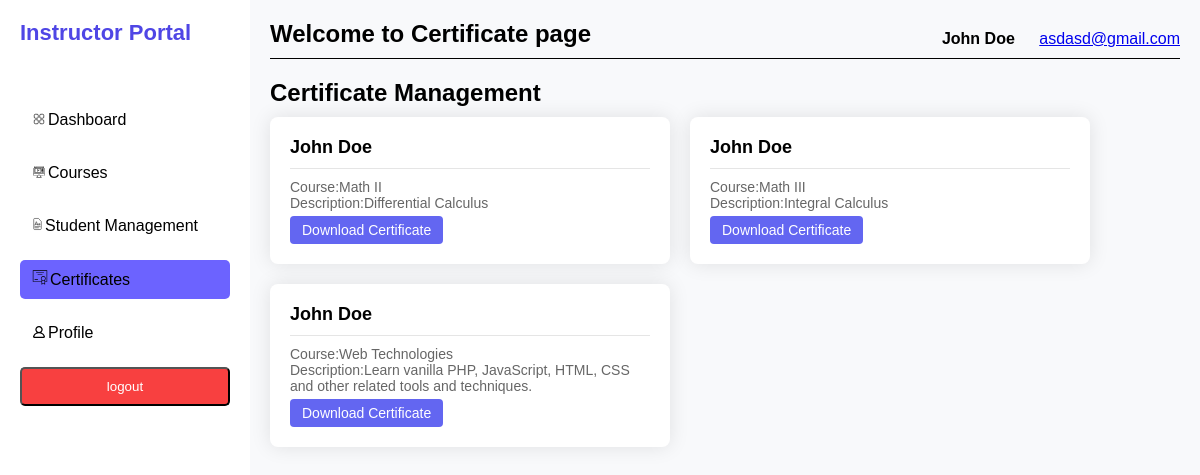
The page /view/instructor/certificates.php (signed in) on the database its author committed.
### tables this page shows
CREATE TABLE `course` (
  `course_id` int(11) NOT NULL,
  `instructor_id` int(11) NOT NULL,
  `title` varchar(255) NOT NULL,
  `description` text DEFAULT NULL
);

### model/instructor/db.php (called while the page is built, shortened)
<?php
class MyDB {
    private $conn;
    public function openConn() {
        $DBHost = "localhost";
        $DBUser = "root";
        $DBPassword = "";
        $DBName = "new_project";
        $this->conn = new mysqli($DBHost, $DBUser, $DBPassword, $DBName);
	return $this->conn;
    }
    public function getCoursesByInstructorId($instructor_id)
    {
        $sql = "SELECT * FROM course WHERE instructor_id = ?";
        $stmt = $this->conn->prepare($sql);
        $stmt->bind_param("i", $instructor_id);
        $stmt->execute();
        return $stmt->get_result();
    }
}
?>

### view/instructor/certificates.php (the view, shortened to what this page needs)
<?php
include '../../model/instructor/db.php';
$db = new MyDB();
$result = $db->getCoursesByInstructorId($_SESSION['instructor_id']);
?>
<!DOCTYPE html>
<html lang="en">
<head>
    <link rel="stylesheet" href="../../assets/css/instructor/certificates.css">
</head>
<body>
    <div class="container">
        <div class="sidebar">
            <h2>Instructor Portal</h2>
            <nav>
                <ul>
                    <li><a href="dashboard.php"><span><img src="../../assets/uploads/dashboard.svg"  width="18" height="12"></span>Dashboard</a></li>
                    <li><a href="courses.php"><span><img src="../../assets/uploads/course.svg"  width="18" height="12"></span>Courses</a></li>
                    <li><a href="Student_management.php"><span><img src="../../assets/uploads/grade.svg"  width="15" height="14"></span>Student Management</a></li>
                    <li><a href="certificates.php"  class="active"><span><img src="../../assets/uploads/certificate.svg"   width="20" height="15"></span>Certificates</a></li>
                    <li><a href="profile.php"><span><img src="../../assets/uploads/profile.svg"  width="18" height="12"></span>Profile</a></li>
                </ul>
            </nav>
            <form action="../../control/instructor/logout_control.php">
                <input type="submit" value="logout" class="logout">
            </form>
        </div>
        <div class="main-content">
            <div class="header">
            <h2>Welcome to Certificate page</h2>
                <div class="user-info">
                    <span>
                        <?php echo $_SESSION['full_name'] ?? '' ?>
                    </span>
                    <a href="mailto:">
                        <?php echo $_SESSION['email'] ?? ''?>
                    </a>
                </div>
            </div>
             <h2>Certificate Management</h2>
             <div class="certificate-management">
                <?php
                while ($row = $result->fetch_assoc()) {
                ?>
                <div class="certificate-card">
                    <div class="certificate-header">
                        <h3><span><?php echo $_SESSION['full_name'] ?? ''; ?></span></h3>
                    </div>
                    <div class="certificate-details">
                    <p>Course:<?php echo $row['title']; ?></p>
                    <p>Description:<?php echo $row['description']; ?></p>
                        <button class="download-certificate">Download Certificate</button>
                    </div>
                </div>
                <?php
                }
                ?>
            </div>
        </div>
    </div>
</body>
</html>

### assets/css/instructor/certificates.css (style rules this page uses)
* { margin: 0; padding: 0; box-sizing: border-box; }
body { font-family: Arial, sans-serif; display: flex; background-color: #f8f9fb; }
.container { display: flex; width: 100%; }
.sidebar { width: 250px; background-color: #ffffff; color: #4b5d72; height: 100vh; padding: 20px; }
.sidebar h2 { font-size: 22px; margin-bottom: 20px; color:#4f46e5; }
.sidebar nav ul { list-style: none; padding-top: 20px; }
.sidebar nav ul li { margin: 15px 0; }
.sidebar nav ul li a { text-decoration: none; color: #000000; padding: 10px; display: block; border-radius: 5px; }
.sidebar nav ul li a.active, .sidebar nav ul li a:hover { background-color: #6c63ff; }
.logout { background-color: #f84040; color: #ffffff; padding: 10px; border-radius: 5px; text-align: center; cursor: pointer; width: 100%; }
.main-content { flex: 1; padding: 20px; }
.header { display: flex; justify-content: space-between; align-items: center; margin-bottom: 20px; border-bottom:1px solid black; }
.user-info span { font-weight: bold; margin-right: 20px; }
h2 { margin-bottom: 10px; }
.certificate-management { display: flex; flex-wrap: wrap; gap: 20px; }
.certificate-card { background-color: #fff; border-radius: 8px; box-shadow: 0 0 20px rgba(0, 0, 0, 0.1); padding: 20px; width: 400px; }
.certificate-header { border-bottom: 1px solid #e5e5e5; padding-bottom: 10px; }
.certificate-header h3 { margin: 0; font-size: 18px; }
.certificate-details { display: flex; flex-direction: column; align-items: flex-start; margin-top: 10px; }
.certificate-details p { margin: 0; font-size: 14px; color: #666; }
.certificate-details button { background-color: #6366f1; color: #fff; border: none; border-radius: 4px; padding: 6px 12px; font-size: 14px; cursor: pointer; margin-top: 5px; }

### rows shown on the page
course: title "Math II", description "Differential Calculus"
course: title "Math III", description "Integral Calculus"
course: title "Web Technologies", description "Learn vanilla PHP, JavaScript, HTML, CSS and other related tools and techniques."

### other values the page prints
$_SESSION['full_name'] "John Doe"
$_SESSION['email'] "asdasd@gmail.com"
